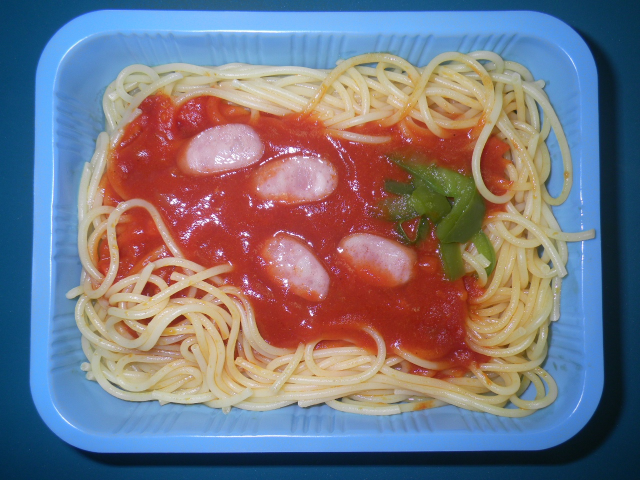
#> input picture Comida/1-pepper/1-pepper-0.JPG, 1280 x 960 px (shown at 1/2 size)
$ python food.py
#> lines starting #> are read from the running program, lines starting #| are printed output that depends on the picture; after the words box and inside, x2 and y2 are one past the last pixel; in counts of white or black regions, pixels touching at a corner belong together
import cv2
import numpy as np


def printImageFeatures(image):
    if len(image.shape) == 2:
        height, width = image.shape
        nchannels = 1
    else:
        height, width, nchannels = image.shape

    print("Image Height:", height)
    print("Image Width:", width)
    print("Number of channels:", nchannels)
    print("Number of elements:", image.size)


def pre_processing2(img):
    img = cv2.cvtColor(img, cv2.COLOR_BGR2GRAY)

    # Apply Gaussian Filter
    gause_img = cv2.GaussianBlur(img, (9, 9), 0)

    # https://learnopencv.com/otsu-thresholding-with-opencv/
    # OTSU threshold
    otsu_threshold, image_result = cv2.threshold(gause_img, 0, 255, cv2.THRESH_BINARY_INV + cv2.THRESH_OTSU)
    # cv2.imshow('thres', image_result)

    kernel = cv2.getStructuringElement(cv2.MORPH_ELLIPSE, (22, 22))
    image_result = cv2.dilate(image_result, kernel, iterations=1)
    # cv2.imshow('erode_square', image_result)

    kernel = cv2.getStructuringElement(cv2.MORPH_ELLIPSE, (11, 11))
    image_result = cv2.morphologyEx(image_result, cv2.MORPH_OPEN, kernel)
    image_result = cv2.morphologyEx(image_result, cv2.MORPH_CLOSE, kernel)
    # cv2.imshow('thing', image_result)

    image_result = cv2.Canny(image_result, 100, 75)

    return image_result


def get_type(n, w, h):
    if n == 3:
        type = 'triangulo'

    elif n == 4:
        calc = w / float(h)
        if 0.95 <= calc <= 1.05:
            type = "quadrado"
        else:
            type = "retangulo"

    elif n > 4:
        type = "circulo"

    else:
        type = ''

    return type


def cut_plate(clone, img):
    countours, hierarchy = cv2.findContours(img, cv2.RETR_EXTERNAL, cv2.CHAIN_APPROX_SIMPLE)
    # TODO encontrar maior e curtar
    for c in countours:
        perimetro = cv2.arcLength(c, True)
        cantos = cv2.approxPolyDP(c, 0.02 * perimetro, True)
        x, y, w, h = cv2.boundingRect(cantos)

        cut_img = clone[y:y + h, x:x + w]

        return cut_img


def get_counturs(clone, img):
    countours, hierarchy = cv2.findContours(img, cv2.RETR_EXTERNAL, cv2.CHAIN_APPROX_NONE)
    for c in countours:
        area = cv2.contourArea(c)
        print(area)
        if 1000 < area < 20000:  # para encontrar só elementos grandes (bandeja)
            cv2.drawContours(clone, c, -1, (0, 255, 0), 2)

            cv2.imshow('contornos', clone)


def main():
    img = "Comida/1-pepper/1-pepper-0.JPG"
    img2 = "Comida/2-eggplants/2-eggplants-0.JPG"
    img3 = "Comida/3-bacon/3-bacon-0.JPG"
    image = cv2.imread(img, cv2.IMREAD_UNCHANGED)
#> image is the input picture: shape (960, 1280, 3); mean B, G, R 128.3, 117.7, 120.9

    if np.shape(image) == ():
        # Failed Reading
        print("Image file could not be open!")
        exit(-1)
    cv2.imshow('original', image)
    printImageFeatures(image)
#| Image Height: 960
#| Image Width: 1280
#| Number of channels: 3
#| Number of elements: 3686400

    img = pre_processing2(image)
#> in pre_processing2, `img = cv2.cvtColor(img, cv2.COLOR_BGR2GRAY)`:
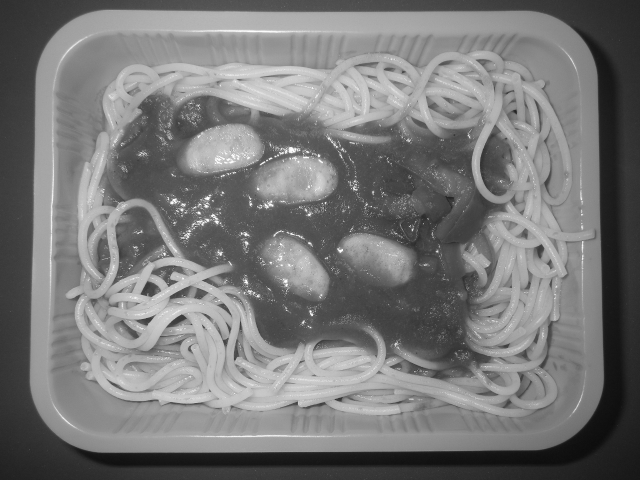
#> img: shape (960, 1280) (shown at 1/2 size); min 11, max 255, mean 119.9
#> in pre_processing2, `otsu_threshold, image_result = cv2.threshold(gause_img, 0, 255, cv2.TH..`:
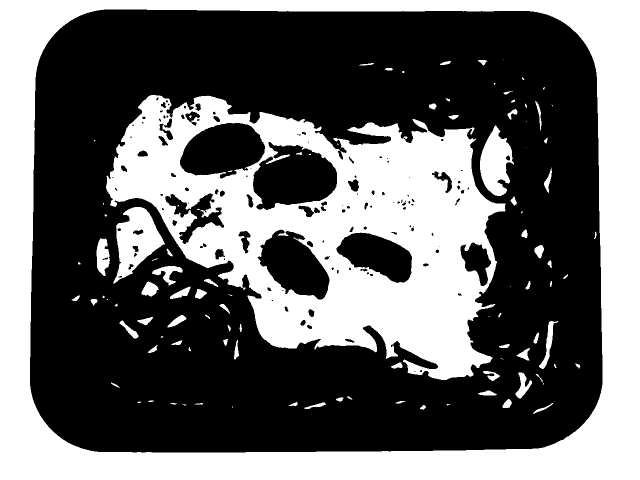
#> image_result: shape (960, 1280) (shown at 1/2 size); 39.9% white; 108 white regions (35 under 20 px), largest, box (x1, y1, x2, y2) and area: (0, 0, 1280, 960) 248417, (212, 190, 1011, 760) 214834, (226, 414, 330, 567) 8097
#> in pre_processing2, `otsu_threshold, image_result = cv2.threshold(gause_img, 0, 255, cv2.TH..`: otsu_threshold = 110
#> in pre_processing2, `image_result = cv2.dilate(image_result, kernel, iterations=1)`: image_result: shape (960, 1280); 55.9% white; 19 black regions (8 under 20 px), largest, box (x1, y1, x2, y2) and area: (71, 30, 1195, 895) 509334, (517, 317, 664, 408) 9249, (371, 257, 519, 340) 8754
#> in pre_processing2, `image_result = cv2.morphologyEx(image_result, cv2.MORPH_OPEN, kernel)`: image_result: shape (960, 1280); 55.8% white; 19 black regions (8 under 20 px), largest, box (x1, y1, x2, y2) and area: (71, 30, 1195, 895) 510220, (517, 317, 664, 408) 9267, (371, 257, 519, 340) 8757
#> in pre_processing2, `image_result = cv2.morphologyEx(image_result, cv2.MORPH_CLOSE, kernel)`: image_result: shape (960, 1280); 56.2% white; 13 black regions, largest, box (x1, y1, x2, y2) and area: (71, 30, 1195, 895) 503377, (518, 318, 664, 400) 9205, (372, 257, 519, 340) 8744
#> in pre_processing2, `image_result = cv2.Canny(image_result, 100, 75)`: image_result: shape (960, 1280); 1.3% white in thin lines or dots, all inside (x1, y1, x2, y2) = (70, 29, 1195, 895)
    original = image.copy()
    imgcut = cut_plate(original, img)
#> in cut_plate, `countours, hierarchy = cv2.findContours(img, cv2.RETR_EXTERNAL, cv2.CH..`: countours = 1 contour; box (x1, y1, x2, y2) and area: (70, 29, 1195, 895) 940177
#> the loop in cut_plate, `for c in countours:` made 1 pass
#> (perimetro, cantos, x, y, w, h) on pass 1: (3784.4, [[104, 91], [131, 869], [1169, 828], [1124, 56]], 104, 56, 1066, 814)
#> pass 1, in cut_plate, `cut_img = clone[y:y + h, x:x + w]`:
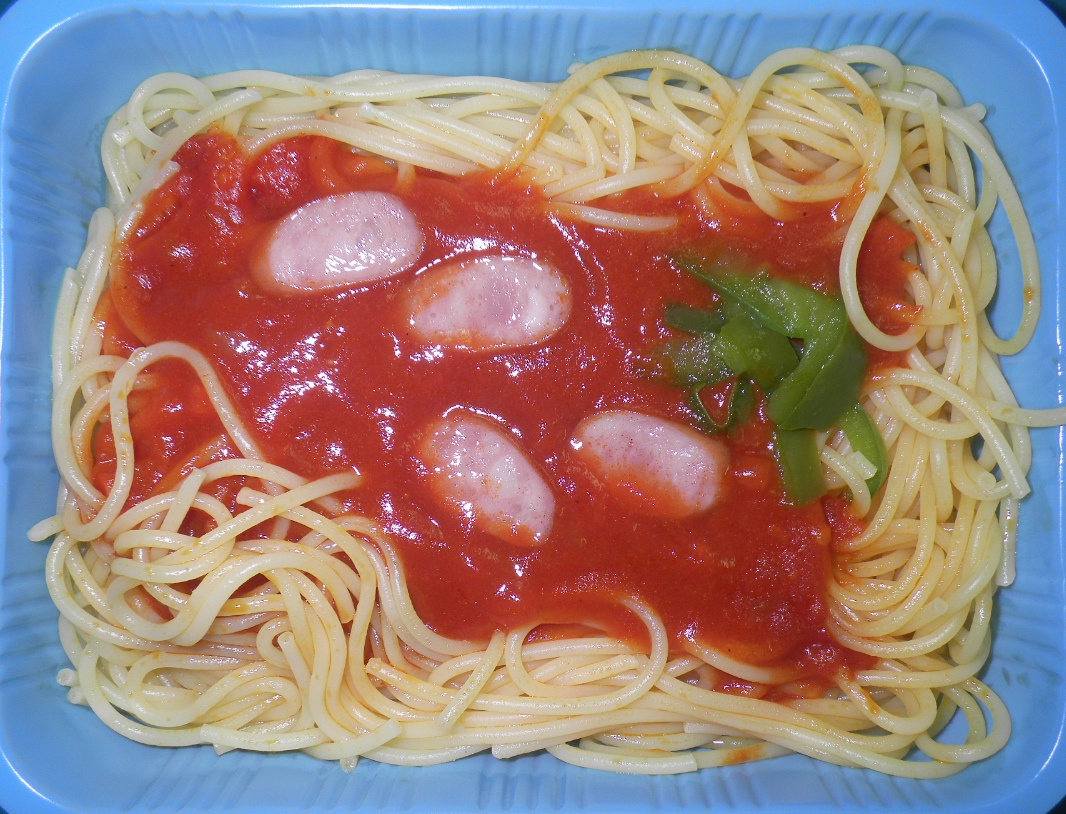
#> cut_img: shape (814, 1066, 3); mean B, G, R 125.2, 129.3, 154.2
    n = pre_processing2(imgcut)
#> in pre_processing2 (call 2), `img = cv2.cvtColor(img, cv2.COLOR_BGR2GRAY)`:
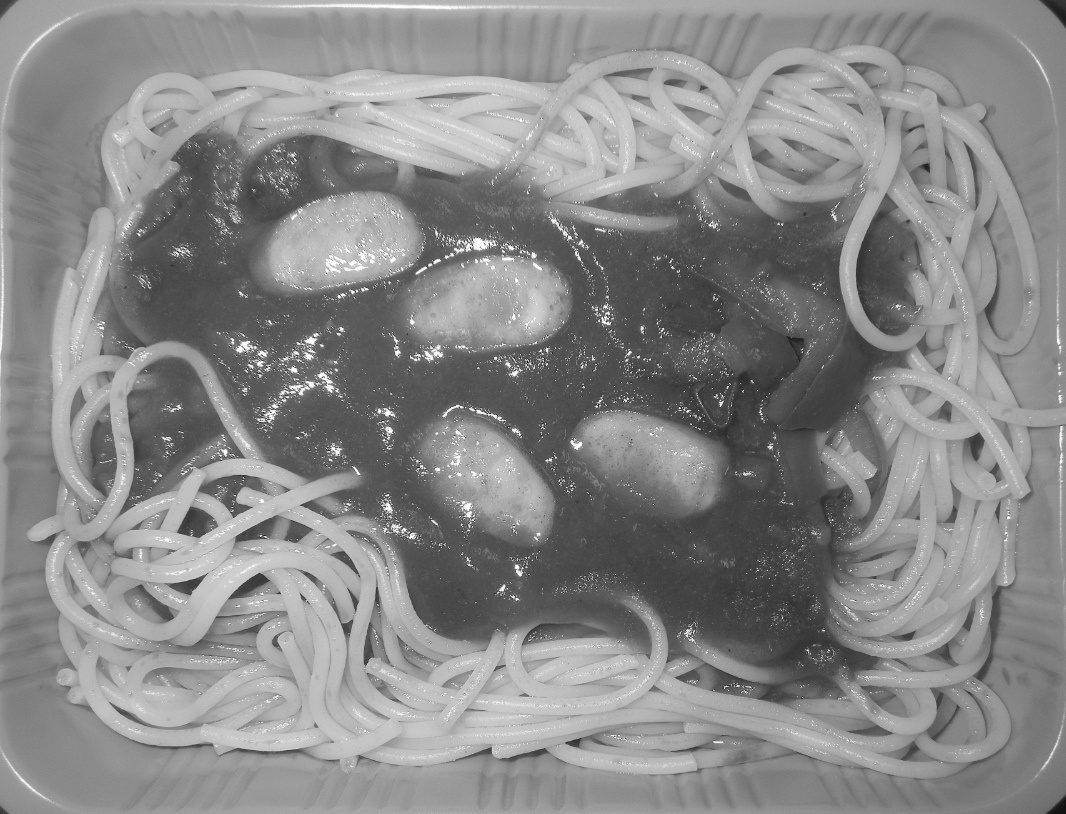
#> img: shape (814, 1066); min 14, max 255, mean 136.3
#> in pre_processing2 (call 2), `otsu_threshold, image_result = cv2.threshold(gause_img, 0, 255, cv2.TH..`:
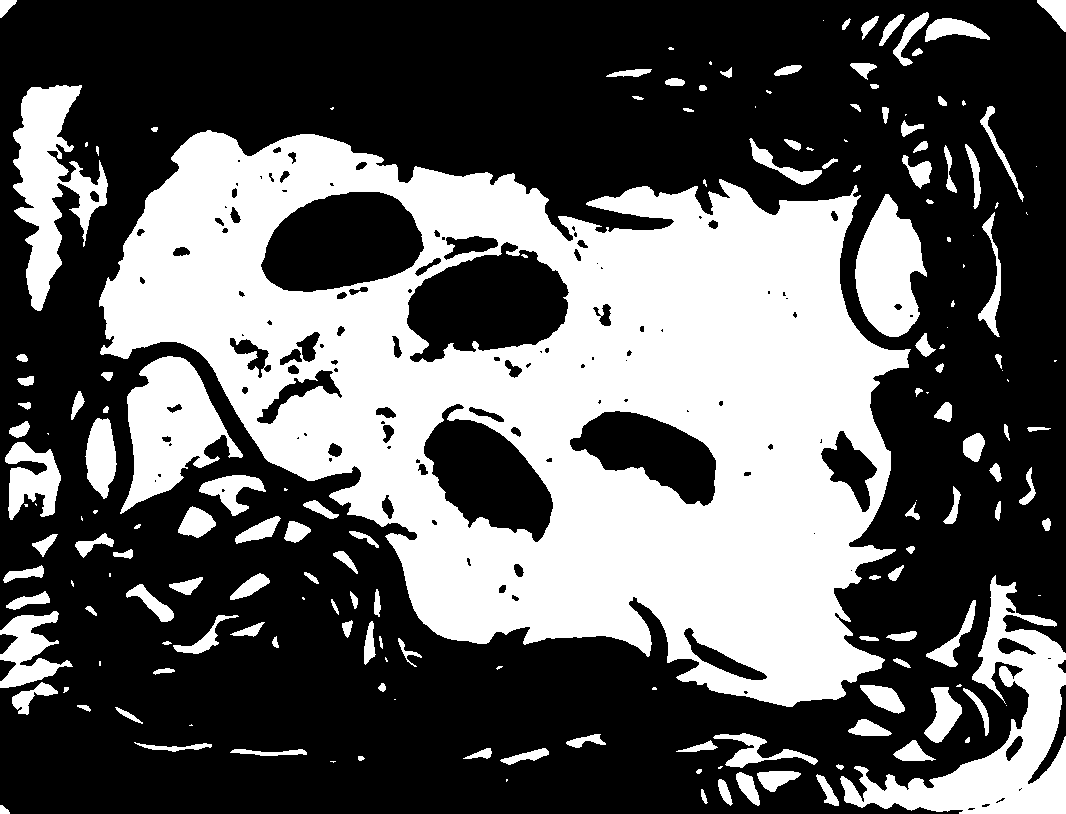
#> image_result: shape (814, 1066); 36.8% white; 175 white regions (47 under 20 px), largest, box (x1, y1, x2, y2) and area: (99, 130, 911, 707) 240655, (840, 575, 1066, 814) 16698, (120, 356, 243, 514) 9656
#> in pre_processing2 (call 2), `otsu_threshold, image_result = cv2.threshold(gause_img, 0, 255, cv2.TH..`: otsu_threshold = 127
#> in pre_processing2 (call 2), `image_result = cv2.dilate(image_result, kernel, iterations=1)`: image_result: shape (814, 1066); 62.9% white; 39 black regions (18 under 20 px), largest, box (x1, y1, x2, y2) and area: (0, 0, 1066, 642) 186080, (0, 489, 886, 814) 106522, (273, 203, 412, 281) 7949
#> in pre_processing2 (call 2), `image_result = cv2.morphologyEx(image_result, cv2.MORPH_OPEN, kernel)`: image_result: shape (814, 1066); 62.8% white; 38 black regions (18 under 20 px), largest, box (x1, y1, x2, y2) and area: (0, 0, 1066, 642) 186847, (0, 489, 886, 814) 106896, (273, 203, 412, 281) 7952
#> in pre_processing2 (call 2), `image_result = cv2.morphologyEx(image_result, cv2.MORPH_CLOSE, kernel)`: image_result: shape (814, 1066); 63.9% white; 32 black regions, largest, box (x1, y1, x2, y2) and area: (0, 0, 899, 425) 126796, (0, 502, 860, 814) 102297, (889, 0, 1066, 426) 30084
#> in pre_processing2 (call 2), `image_result = cv2.Canny(image_result, 100, 75)`:
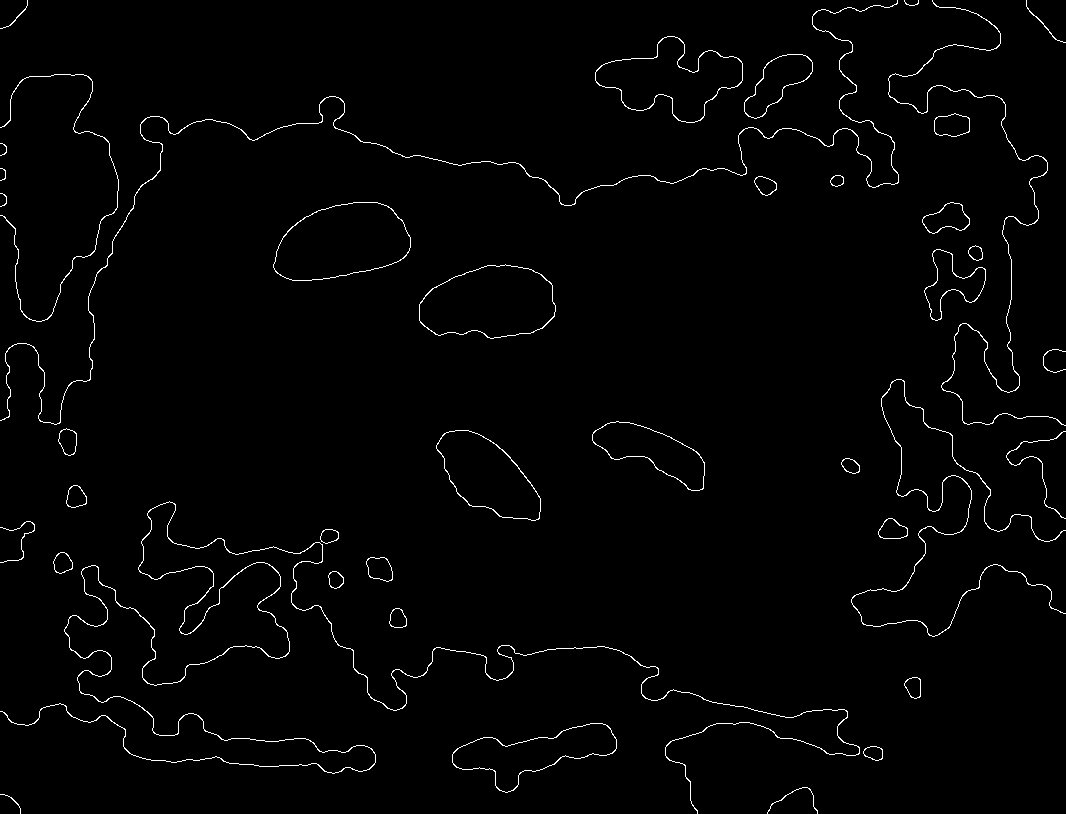
#> image_result: shape (814, 1066); 1.5% white in thin lines or dots
    cv2.imshow('pre', n)
    get_counturs(imgcut, n)
#> in get_counturs, `countours, hierarchy = cv2.findContours(img, cv2.RETR_EXTERNAL, cv2.CH..`: countours = 40 contours, 9 with area under 20; largest, box (x1, y1, x2, y2) and area: (273, 202, 411, 281) 7946, (419, 264, 556, 339) 7681, (595, 36, 743, 123) 6582, (436, 430, 541, 521) 5638, (452, 723, 617, 793) 5036
#> the loop in get_counturs, `for c in countours:` made 40 passes
#> area on passes 3, 4, 5, 6, 7, 8, 9, 10, 12, 13, 14, 15: 205.5, 5036.5, 258.5, 256, 197, 484, 295, 197.5, 422.5, 514.5, 331.5, 196.5
#| 7.5
#| 13.0
#| 205.5
#| 5036.5
#| 258.5
#| 256.0
#| 197.0
#| 484.0
#> (further printed lines are left out)

    # [4 lines of commented-out code are left out]

    cv2.waitKey(0)
    cv2.destroyAllWindows()


if __name__ == '__main__':
    main()
